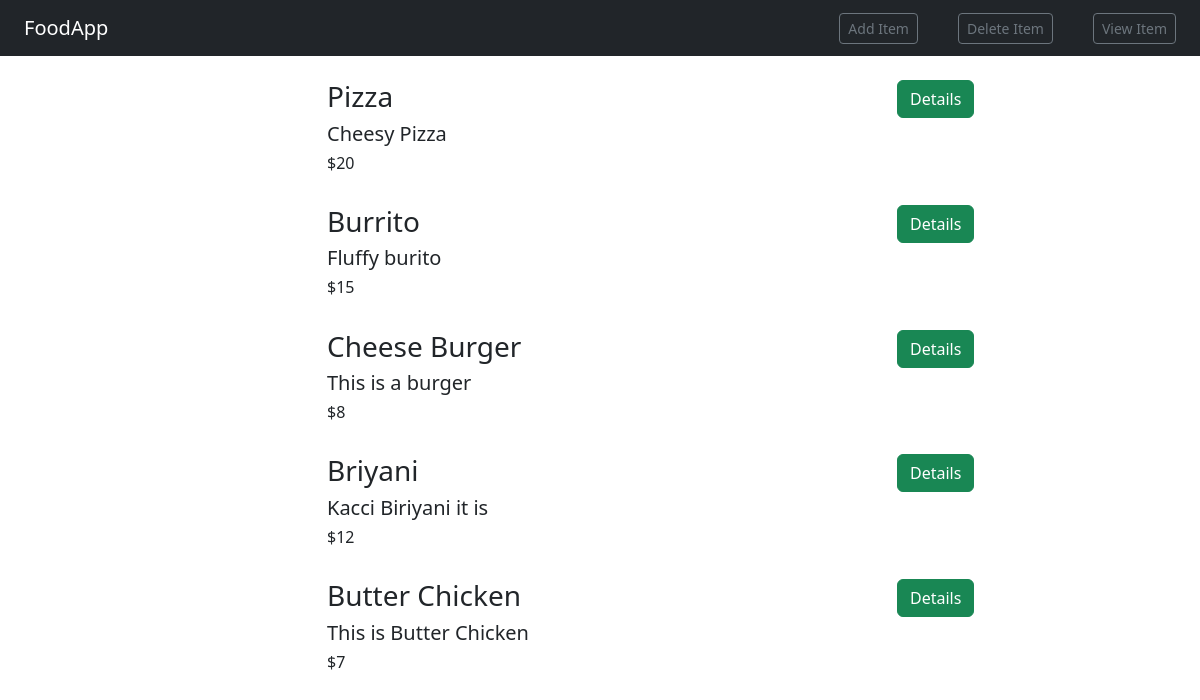
Before: /food/ with the older database file.
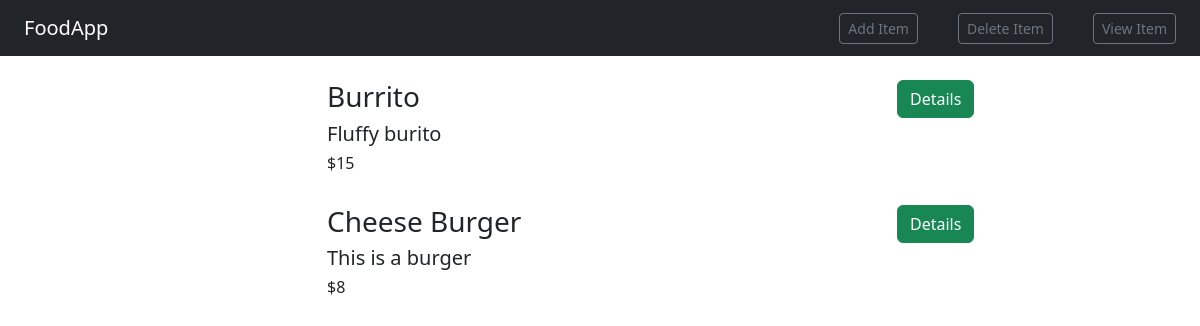
After: the same page with the newer database file.
### food/models.py (models this page shows, shortened)
class Item(models.Model):
    item_name = models.CharField(max_length=200)
    item_desc = models.CharField(max_length=200)
    item_price = models.IntegerField()
    item_image = models.CharField(max_length=500,default="https://encrypted-tbn0.gstatic.com/images?q=tbn:ANd9GcTg1fVKRv4HsD3ESQtMcrv5u6ZcM9socXpQrUKSyh_E-NckPTmXF5RL7hg-M364_rehkPg&usqp=CAU")

### food/views.py (the view)
# urls.py: path('', views.index, name= 'index'),
def index(req):
    item_list = Item.objects.all()
    context = {
        'item_list': item_list,
    }
    return render(req,'food/index.html',context)

### food/templates/food/index.html (shortened to what this page needs)
 {% extends 'food/base.html' %}
 {% block body %}
    <div class="container">
        {% for item in item_list %}
            <div class="row">
                <div class="col-md-3 item-container">
                </div>
                <div class="col-md-6">
                    <br>
                    <h3>{{ item.item_name }}</h3>
                    <h5>{{ item.item_desc }}</h5>
                    <h6>${{ item.item_price }}</h6>
                </div>
                <div class="col-md-3">
                    <br>
                    <a class="btn btn-success" href="{% url 'food:detail' item.id %}">Details</a>
                </div>
            </div>
        {% endfor %}
    </div>
 {% endblock %}

### food/templates/food/base.html (shortened to what this page needs)
{% load static %}
<!DOCTYPE html>
<html lang="en">
<head>
    <link rel="stylesheet" href="{% static 'food/style.css' %}">
    <link href="https://cdn.jsdelivr.net/npm/bootstrap@5.3.0/dist/css/bootstrap.min.css" rel="stylesheet">
</head>
<body>
    <nav class="navbar navbar-dark bg-dark">
            <a class="navbar-brand  ms-4" href="#">FoodApp</a>
        <div class="navbar-button-group">
            <a class="btn btn-sm btn-outline-secondary pr-2" href="{% url 'food:create_item' %}">Add Item</a>
            <a class="btn btn-sm btn-outline-secondary pr-2" href="#">Delete Item</a>
            <a class="btn btn-sm btn-outline-secondary me-4" href="#">View Item</a>
        </div>
    </nav>
    {% block body %}
    {% endblock%}
</body>
</html>

### food/static/food/style.css (style rules this page uses)
body { background-color:lightyellow; }
.navbar-button-group { display: flex; gap: 40px; }

Changed rows visible on the page:
removed Item: item_name "Pizza", item_desc "Cheesy Pizza", item_price "20"
removed Item: item_name "Briyani", item_desc "Kacci Biriyani it is", item_price "12"
removed Item: item_name "Butter Chicken", item_desc "This is Butter Chicken", item_price "7"
